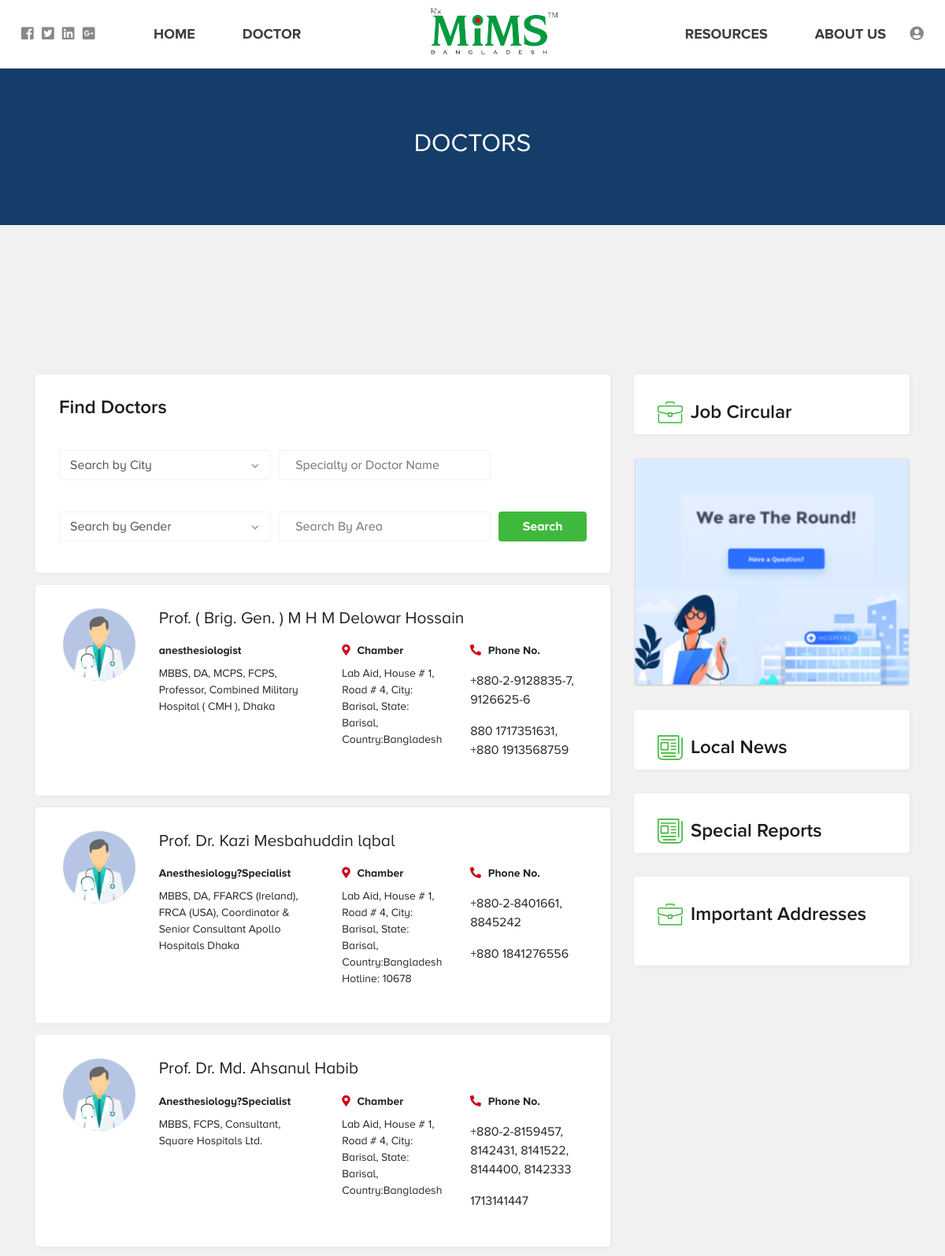
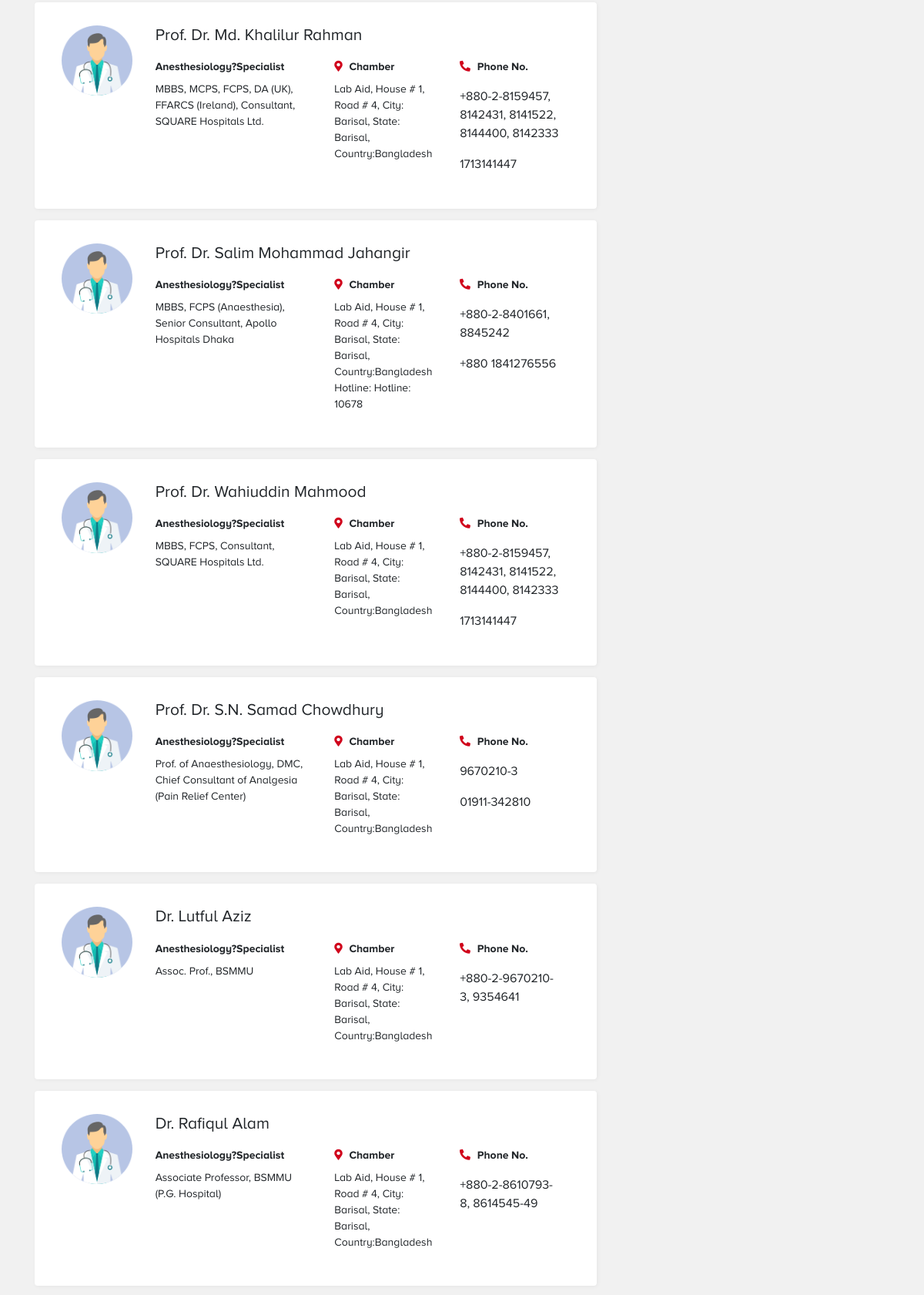
Screenshot of /index.php/doctor/getAllDoctorInformation (upper part) with the database file from the repository (2 pictures, top to bottom).
### tables this page shows
CREATE TABLE `mims_doctorinformation` (
  `ID` bigint(20) NOT NULL,
  `Name` varchar(100) NOT NULL,
  `Specialization` varchar(100) NOT NULL,
  `ProfessionDegree` varchar(100) NOT NULL,
  `Gender` tinyint(4) NOT NULL DEFAULT '1' COMMENT '1=Male, 2=Female',
  `ImagePath` varchar(100) DEFAULT NULL,
  `HomeAddressID` bigint(20) DEFAULT NULL,
  `ChamberAddressID` bigint(20) DEFAULT NULL,
  `PhoneNo` varchar(100) DEFAULT NULL,
  `MobileNo1` varchar(100) DEFAULT NULL,
  `MobileNo2` varchar(50) DEFAULT NULL,
  `MobileNo3` varchar(50) DEFAULT NULL,
  `Hotline` varchar(20) DEFAULT NULL,
  `CreatedBy` bigint(20) NOT NULL,
  `LastUpdate` timestamp NOT NULL DEFAULT CURRENT_TIMESTAMP,
  `IsActive` tinyint(1) NOT NULL DEFAULT '1'
);

### application/controllers/Doctor.php (called while the page is built, shortened)
<?php defined('BASEPATH') OR exit('No direct script access allowed');
class Doctor extends CI_Controller {
    public function __construct() {
        $this->load->model('DoctorInformation_model');
        $this->load->model('Location_model');
    }
    public function getAllDoctorInformation()
    {
        $data = array();
        list($data['AllDoctors'], $data['TotalDoctor']) = $this->DoctorInformation_model->getAllActiveDoctorInformation();
        $data['Cities'] = $this->Location_model->getAllActiveCities();
        $this->load->view('front-end/header');
        $this->load->view('js/frontend-common-script');
        $this->load->view('js/frontend-doctor-script');
        $this->load->view('front-end/doctor', $data);
        $this->load->view('front-end/footer');
    }
}

### index.php (called while the page is built, shortened)
<?php
require_once BASEPATH.'core/CodeIgniter.php';

### application/models/DoctorInformation_model.php (called while the page is built, shortened)
<?php if ( ! defined('BASEPATH')) exit('No direct script access allowed');
class DoctorInformation_model extends GeneralData_model {
    public function getAllActiveDoctorInformation() {
        $page_no = $this->input->get('PageNo');
        $page_no = empty($page_no) ? 1 : $page_no;
        $this->db->select("d.ID");
        $this->db->select("d.Name");
        $this->db->select("d.Specialization");
        $this->db->select("d.ProfessionDegree");
        $this->db->select("d.Gender");
        $this->db->select("d.ImagePath");
        $this->db->select("d.PhoneNo");
        $this->db->select("d.MobileNo1");
        $this->db->select("d.MobileNo2");
        $this->db->select("d.MobileNo3");
        $this->db->select("d.Hotline");
        $this->db->select("d.IsActive");
        $this->db->select("CONCAT(cl.Address, ', City: ', cci.Name, ', State: ', cs.Name, ', Country:', cc.Name) AS ChamberAddress");
        $this->db->select("CONCAT(hl.Address, ', City: ', hci.Name, ', State: ', hs.Name, ', Country:', hc.Name) AS HomeAddress");
        $this->db->select("cc.Name AS cCountryName");
        $this->db->select("cs.Name AS sStateName");
        $this->db->select("cci.Name AS cCityName");
        $this->db->select("hc.Name AS hCountryName");
        $this->db->select("hs.Name AS hStateName");
        $this->db->select("hci.Name AS hCityName");
        $this->db->from('doctorinformation AS d');
        $this->db->join('location AS cl', 'cl.ID = d.ChamberAddressID', 'left');
        $this->db->join('country AS cc', 'cl.CountryID = cc.ID', 'left');
        $this->db->join('state AS cs', 'cl.StateID = cs.ID', 'left');
        $this->db->join('city AS cci', 'cl.CityID = cci.ID', 'left');
        $this->db->join('location AS hl', 'hl.ID = d.HomeAddressID', 'left');
        $this->db->join('country AS hc', 'hl.CountryID = hc.ID', 'left');
        $this->db->join('state AS hs', 'hl.StateID = hs.ID', 'left');
        $this->db->join('city AS hci', 'hl.CityID = hci.ID', 'left');
        $this->db->where('d.IsActive', 1);
        $this->db->limit(config_item('per_page_doctor_information_number'), ($page_no - 1) * config_item('per_page_doctor_information_number'));
        $all_doctor_information = $this->db->get()->result_array();
        $this->db->select("d.ID");
        $this->db->from('doctorinformation AS d');
        $this->db->join('location AS cl', 'cl.ID = d.ChamberAddressID', 'left');
        $this->db->join('country AS cc', 'cl.CountryID = cc.ID', 'left');
        $this->db->join('state AS cs', 'cl.StateID = cs.ID', 'left');
        $this->db->join('city AS cci', 'cl.CityID = cci.ID', 'left');
        $this->db->join('location AS hl', 'hl.ID = d.HomeAddressID', 'left');
        $this->db->join('country AS hc', 'hl.CountryID = hc.ID', 'left');
        $this->db->join('state AS hs', 'hl.StateID = hs.ID', 'left');
        $this->db->join('city AS hci', 'hl.CityID = hci.ID', 'left');
        $this->db->where('d.IsActive', 1);
        $all_information = $this->db->get()->result_array();
        return array($all_doctor_information, count($all_information));
    }
}

### application/views/front-end/doctor.php (the view, shortened to what this page needs)
<div class="banner title-banner d-md-flex d-none">
    <h2>Doctors</h2>
</div>
<div class="container">
    <div class="row">
        <div class="col-md-6 col-12">
            <div class="in-page-advert doctor-advert-top-left"></div>
        </div>
        <div class="col-md-6 col-12">
            <div class="in-page-advert doctor-advert-top-right"></div>
        </div>
    </div>
</div>
<div class="container">
    <div class="row">
        <div class="col-md-8 col-12">
            <div class="content-section main">
                <div class="section-header d-flex justify-content-between" style="margin-bottom: 0px; padding: 24px 30px 16px 30px;">
                    <span>Find Doctors</span> <i class="fas fa-filter d-md-none d-blocK"></i>
                </div>
                <div class="container" style="padding-bottom: 20px">
                    <div class="address-search row">
                        <div class="col-md-5 col-12 address-search-col">
                            <div class="theme-select">
                                <select class="form-control" id="doctorLocation">
                                    <option value="0">Search by City</option>
                                </select>
                                <div class="theme-down-arrow">
                                </div>
                            </div>
                        </div>
                        <div class="col-md-5 col-12 address-search-col">
                            <input type="search" class="form-control theme-input" id="doctorSearchBy" placeholder="Specialty or Doctor Name">
                        </div>
                        <div class="col-md-2 col-12 address-search-col"></div>
                    </div>
                    <div class="address-search row">
                        <div class="col-md-5 col-12 address-search-col">
                            <div class="theme-select">
                                <select class="form-control" id="doctorGender">
                                    <option value="0">Search by Gender</option>
                                </select>
                                <div class="theme-down-arrow">
                                </div>
                            </div>
                        </div>
                        <div class="col-md-5 col-12 address-search-col">
                            <input class="form-control theme-input" id="doctorArea" placeholder="Search By Area">
                        </div>
                        <div class="col-md-2 col-12 address-search-col">
                            <button class="btn theme-btn" style="width: 100%;" onclick="doctorObject.searchDoctor(1)">Search</button>
                        </div>
                    </div>
                </div>
            </div>
            <div class="doctor-list container" id="doctor-info-list">
                <?php
                foreach ($AllDoctors AS $doctor) {
                    $image_path = empty($doctor['ImagePath']) ? base_url().'application/views/images/doctor.png' : base_url().'application/views/img/'.$doctor['ImagePath'];
                    $hotline_info = empty($doctor['Hotline']) ? '' : '<br>Hotline: '.$doctor['Hotline'];
                    echo '<div class="doctor row">
                    <div class="col-md-2 col-3 doctor-img">
                        <img src="'.$image_path.'" alt="">
                    </div>
                    <div class="col-md-10 col-9">
                        <h3 class="doctor-name">'.$doctor['Name'].'</h3>
                        <div class="doctor-info d-md-block d-none">
                            <div class="row">
                                <div class="col-5">
                                    <p class="doctor-info-title">'.$doctor['Specialization'].'</p>
                                    <p class="doctor-info-description">'.$doctor['ProfessionDegree'].'</p>
                                </div>
                                <div class="col">
                                    <p class="doctor-info-title">
                                        <i class="fas fa-map-marker-alt"></i> Chamber
                                    </p>
                                    <p class="doctor-info-description">'.$doctor['ChamberAddress'].$hotline_info.'</p>
                                </div>
                                <div class="col">
                                    <p class="doctor-info-title">
                                        <i class="fas fa-phone" style="transform: scaleX(-1);"></i>  Phone No.
                                    </p>
                                    <p class="doctor-info-description">
                                    <p class="number">'.$doctor['PhoneNo'].'</p>
                                    <p class="number">'.$doctor['MobileNo1'].'</p>
                                    <p class="number">'.$doctor['MobileNo2'].'</p>
                                    <p class="number">'.$doctor['MobileNo3'].'</p>
                                    </p>
                                </div>
                            </div>
                        </div>
                    </div>
                </div>';
                }
                ?>
            </div>
        </div>
        <div class="col-md-4 col-12">
            <div class="container">
                <div class="row">
                    <div class="content-section col-12" style="padding: 0; height: auto; max-height: none;">
                        <div class="section-header own-pad">
                            <span><img src="<?php echo base_url();?>application/views/images/icons/briefcase.svg" alt="*"></span>Job Circular
                        </div>
                    </div>
                </div>
                <div class="row">
                    <div class="in-page-advert side-col doctor-sidebar-advert">
                        <img src="<?php echo base_url();?>application/views/images/add-4.png" alt="">
                    </div>
                </div>
                <div class="row">
                    <div class="content-section col-12" style="padding: 0; height: auto; max-height: none;">
                        <div class="section-header own-pad">
                            <span><img src="<?php echo base_url();?>application/views/images/icons/newspaper.svg" alt="*"></span>Local News
                        </div>
                    </div>
                </div>
                <div class="row">
                    <div class="content-section col-12" style="padding: 0; height: auto; max-height: none;">
                        <div class="section-header own-pad">
                            <span><img src="<?php echo base_url();?>application/views/images/icons/newspaper.svg" alt="*"></span>Special Reports
                        </div>
                    </div>
                </div>
                <div class="row">
                    <div class="content-section col-12" style="padding: 0; max-height: none;">
                        <div class="section-header own-pad">
                            <span><img src="<?php echo base_url();?>application/views/images/icons/briefcase.svg" alt="*"></span>Important Addresses
                        </div>
                        <ul class="address-list sidebar-assress"></ul>
                    </div>
                </div>
            </div>
        </div>
    </div>
</div>

### application/views/css/base.css (style rules this page uses)
:root { --font-size-regular: 16px; --font-size-medium: 18px; --font-size-header: 24px; --font-size-text: 14px; --font-size-small: 12px; --brand-color: #009b3e; --theme-color-primary: #3fb93b; --theme-color-dark: #005335; --theme-color-red: #ed1b25; --title-color: #191d20; --sub-title-color: #585858; --text-color: #868686; --text-color-white: #ffffff; --text-color-light-gray: #9b9b9b; --th-color: #eeeeee; --body-bg: #f1f1f1; --section-bg: #ffffff; --seconday-bg: #143d69; --footer-bg: #262830; --disabled-btn-bg: #d1d1d1; --social-links-color: #87898C; --medium-border-color: #dddddd; --light-border-color: #e1e1e1; --lighter-border-color: #f1f1f1; --font-regular: 'Proxima Nova', Georgia, sans-serif; --font-light: 'proxima_nova_ltthin', Georgia, sans-serif; --font-medium: 'proxima_nova_ltsemibold', Georgia, sans-serif; --font-bold: 'proxima_nova_altbold', Georgia, sans-serif; --font-black: 'proxima_nova_altblack', Georgia, sans-serif; --section-box-shadow: 1px 1px 5px rgba(0, 0, 0, 0.05); }
body { background-color: var(--body-bg); font-family: var(--font-regular); }
.theme-btn { background-color: var(--theme-color-primary); color: var(--text-color-white); border: none; }
.theme-select { display: inline-block; position: relative; width: 100%; }
.theme-select select { -webkit-appearance: none; -moz-appearance: none; text-indent: 1px; text-overflow: ''; padding-right: 36px; width: 100%; border: 1px solid var(--lighter-border-color); border-radius: 4px; }
.theme-select select::placeholder { color: var(--text-color-light-gray); }
.theme-select .theme-down-arrow { position: absolute; right: 16px; top: 7px; pointer-events: none; }
.theme-input { padding: 6px 20px; border: 1px solid var(--lighter-border-color) !important; border-radius: 4px; width: 100%; }
.theme-btn { background: var(--theme-color-primary); color: var(--text-color-white); padding: 7px 10px; font-family: var(--font-bold); }
.banner { height: 500px; width: 100%; display: flex; justify-content: center; align-items: center; background-position: bottom center; background-color: var(--seconday-bg); background-size: cover; }
.title-banner { height: 199px; }
.title-banner h2 { font-family: var(--font-regular); text-transform: uppercase; color: var(--text-color-white); }
.in-page-advert { height: 130px; width: 100%; margin-top: 30px; }
.in-page-advert.side-col { height: auto; }
.in-page-advert img { height: 100%; width: 100%; }
.content-section { background-color: var(--section-bg); padding: 24px; margin-top: 30px; max-height: 430px; border-radius: 4px; box-shadow: var(--section-box-shadow); }
.content-section.main { max-height: none; height: auto; padding: 0; }
.section-header { font-family: var(--font-medium); color: var(--title-color); font-size: var(--font-size-header); margin-bottom: 0px; padding: 10px; }
.section-header.own-pad { padding: 30px 30px 10px 30px; }
.section-header span img { height: 32px; width: auto; margin-right: 10px; position: relative; top: -1px; }
.address-list { padding-left: 30px; padding-bottom: 37px; margin-bottom: 0; }
.address-search { display: flex; justify-content: space-between; padding: 20px 30px; }
.address-search-col { padding-left: 0; padding-right: 10px; }
.address-search-col:last-child { padding-left: 0; padding-right: 0; }
.doctor { margin-top: 15px; background-color: #fff; border-radius: 4px; padding: 30px; box-shadow: var(--section-box-shadow); }
.doctor .doctor-img { padding-left: 5px; }
.doctor .doctor-img img { width: 100%; height: auto; }
.doctor .doctor-name { font-size: 21px; }
.doctor-info-title { font-size: var(--font-size-text); font-family: var(--font-bold); margin-top: 10px; margin-bottom: 8px; }
.doctor-info-title i { color: #d0021b; margin-right: 5px; }
.doctor-info-description { font-size: var(--font-size-text); }

### rows the page displays
mims_doctorinformation: Name "Prof. ( Brig. Gen. ) M H M Delowar Hossain", Specialization "anesthesiologist", ProfessionDegree "MBBS, DA, MCPS, FCPS, Professor, Combined Military Hospital ( CMH ), Dhaka", ChamberAddress "Lab Aid, House # 1, Road # 4, City: Barisal, State: Barisal, Country:Bangladesh", PhoneNo "+880-2-9128835-7, 9126625-6", MobileNo1 "880 1717351631, +880 1913568759"
mims_doctorinformation: Name "Prof. Dr. Kazi Mesbahuddin lqbal", Specialization "Anesthesiology?Specialist", ProfessionDegree "MBBS, DA, FFARCS (Ireland), FRCA (USA), Coordinator & Senior Consultant Apollo Hospitals Dhaka", ChamberAddress "Lab Aid, House # 1, Road # 4, City: Barisal, State: Barisal, Country:Bangladesh", Hotline "10678", PhoneNo "+880-2-8401661, 8845242", MobileNo1 "+880 1841276556"
mims_doctorinformation: Name "Prof. Dr. Md. Ahsanul Habib", Specialization "Anesthesiology?Specialist", ProfessionDegree "MBBS, FCPS, Consultant, Square Hospitals Ltd.", ChamberAddress "Lab Aid, House # 1, Road # 4, City: Barisal, State: Barisal, Country:Bangladesh", PhoneNo "+880-2-8159457, 8142431, 8141522, 8144400, 8142333", MobileNo1 "1713141447"
mims_doctorinformation: Name "Prof. Dr. Md. Khalilur Rahman", Specialization "Anesthesiology?Specialist", ProfessionDegree "MBBS, MCPS, FCPS, DA (UK), FFARCS (Ireland), Consultant, SQUARE Hospitals Ltd.", ChamberAddress "Lab Aid, House # 1, Road # 4, City: Barisal, State: Barisal, Country:Bangladesh", PhoneNo "+880-2-8159457, 8142431, 8141522, 8144400, 8142333", MobileNo1 "1713141447"
mims_doctorinformation: Name "Prof. Dr. Salim Mohammad Jahangir", Specialization "Anesthesiology?Specialist", ProfessionDegree "MBBS, FCPS (Anaesthesia), Senior Consultant, Apollo Hospitals Dhaka", ChamberAddress "Lab Aid, House # 1, Road # 4, City: Barisal, State: Barisal, Country:Bangladesh", Hotline "Hotline: 10678", PhoneNo "+880-2-8401661, 8845242", MobileNo1 "+880 1841276556"
mims_doctorinformation: Name "Prof. Dr. Wahiuddin Mahmood", Specialization "Anesthesiology?Specialist", ProfessionDegree "MBBS, FCPS, Consultant, SQUARE Hospitals Ltd.", ChamberAddress "Lab Aid, House # 1, Road # 4, City: Barisal, State: Barisal, Country:Bangladesh", PhoneNo "+880-2-8159457, 8142431, 8141522, 8144400, 8142333", MobileNo1 "1713141447"
mims_doctorinformation: Name "Prof. Dr. S.N. Samad Chowdhury", Specialization "Anesthesiology?Specialist", ProfessionDegree "Prof. of Anaesthesiology, DMC, Chief Consultant of Analgesia (Pain Relief Center)", ChamberAddress "Lab Aid, House # 1, Road # 4, City: Barisal, State: Barisal, Country:Bangladesh", PhoneNo "9670210-3", MobileNo1 "01911-342810"
mims_doctorinformation: Name "Dr. Lutful Aziz", Specialization "Anesthesiology?Specialist", ProfessionDegree "Assoc. Prof., BSMMU", ChamberAddress "Lab Aid, House # 1, Road # 4, City: Barisal, State: Barisal, Country:Bangladesh", PhoneNo "+880-2-9670210-3, 9354641"
mims_doctorinformation: Name "Dr. Rafiqul Alam", Specialization "Anesthesiology?Specialist", ProfessionDegree "Associate Professor, BSMMU (P.G. Hospital)", ChamberAddress "Lab Aid, House # 1, Road # 4, City: Barisal, State: Barisal, Country:Bangladesh", PhoneNo "+880-2-8610793-8, 8614545-49"
